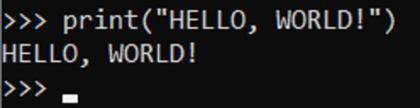
%> input picture data/hello_world.jpg, 420 x 108 px, shrunk from 988 x 255 before the run
$ octave main_1_to_6.m   (GNU Octave 9; MATLAB toolbox functions it lacks are replaced by stand-ins)
%> lines starting %> are read from the running program, lines starting %| are printed output that depends on the picture; in (x1, y1, x2, y2) boxes, pixels count from 0 and x2, y2 are one past the last pixel; in counts of white or black regions, pixels touching at a corner belong together; the program's own positions count from 1
### src/binarize_image.m
function binaryImage = binarize_image(inputImage, threshold)
    % If no threshold is provided, use the default value of 128
    if nargin < 2
        threshold = 128;
    end

    % Check if the image is RGB (i.e., has 3 channels)
    if size(inputImage, 3) == 3
        % Convert RGB image to grayscale
        inputImage = rgb2gray(inputImage);
    end

    % Get image size
    [height, width] = size(inputImage);

    % Initialize the binary image
    binaryImage = zeros(height, width, 'logical');

    % Loop through all the pixels
    for row = 1:height
        for col = 1:width
            % Binarize the pixel based on the threshold
            if inputImage(row, col) > threshold
                binaryImage(row, col) = 1;
            else
                binaryImage(row, col) = 0;
            end
        end
    end
end

### src/thin.m
function thin_image = thin(image, method)
    % Perform skeletonization using the specified method
    switch lower(method)
        case 'lee'
            % Use MATLAB's 'bwmorph' function with the 'thin' option
            thin_image = bwmorph(image, 'thin', Inf);
        case'zhang-suen'
            thin_image = zhangSuenThinning(image);
        otherwise
            error('skeletonize:UnknownMethod', 'Unsupported skeletonization method: %s', method);
    end
end

### src/find_contours.m
% find_contours function
function contours = find_contours(binary_image)
    % Get the size of the image
    [rows, cols] = size(binary_image);

    % Initialize a cell array to store contours
    contours = {};  % Cell array, each cell represents a contour
    contour_count = 1;  % Contour counter

    % Iterate over each pixel in the image
    for i = 2:rows-1
        for j = 2:cols-1
            % If the current pixel is a foreground pixel
            if binary_image(i, j) == 1
                % Check if there is a background pixel around it
                if binary_image(i-1, j) == 0 || binary_image(i+1, j) == 0 || ...
                   binary_image(i, j-1) == 0 || binary_image(i, j+1) == 0 || ...
                   binary_image(i-1, j-1) == 0 || binary_image(i-1, j+1) == 0 || ...
                   binary_image(i+1, j-1) == 0 || binary_image(i+1, j+1) == 0

                    % If it is a boundary point, check if the current contour cell array is initialized
                    if contour_count > length(contours) || isempty(contours{contour_count})
                        contours{contour_count} = [i, j];  % Initialize the contour
                    else
                        contours{contour_count} = [contours{contour_count}; [i, j]];  % Append new point
                    end
                end
            end
        end
    end
end

### src/segmentAndLabelCharacters.m
function labeledImage = segmentAndLabelCharacters(binaryImage)
%检查输入是否为二值图像
if ~islogical(binaryImage)
    error('Input image must be a binary image (logical matrix).');
end


% Label connected components (characters)
[labeledComponents, numComponents] = bwlabel(binaryImage, 4); % 8-connectivity

% Create a colormap with distinct colors for each component
colormap = rand(numComponents, 3); % Generate random RGB colors

% Initialize the labeled image (RGB)
labeledImage = zeros(size(binaryImage, 1), size(binaryImage, 2), 3);

% Assign colors to each component
for i = 1:numComponents
    % Find the pixels belonging to the current component
    [rows, cols] = find(labeledComponents == i);

    % Assign the corresponding color to these pixels
    for j = 1:length(rows)
        labeledImage(rows(j), cols(j), :) = colormap(i, :);
    end
end

% Convert the labeled image to uint8 for display
labeledImage = uint8(labeledImage * 255);


% Display the labeled image (optional)
figure;
imshow(labeledImage);
title('Segmented and Labeled Characters');

end

### main_1_to_6.m
% Add necessary functions
addpath('src');

% Read the original image
imagePath = 'data/hello_world.jpg';
originalImage = imread(imagePath);
%> originalImage is the input picture: size 108x420x3 uint8; mean R, G, B 26.3, 26.2, 26.3

% Display the original image
figure;
imshow(originalImage);
title('Original Image');

% Get image dimensions
[height, width, ~] = size(originalImage);
%> height = 108; width = 420

% Calculate start and end rows for sub-image extraction
startRow = floor(height / 3);
%> startRow = 36
endRow = floor(height * 2 / 3);
%> endRow = 72

% Extract the sub-image
subImage = originalImage(startRow:endRow, :, :);
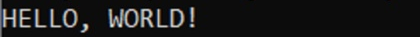
%> subImage: size 37x420x3 uint8; mean R, G, B 25.6, 25.4, 25.6

% Display the sub-image
figure;
imshow(subImage);
title('Sub-Image');

% Save the sub-image
subImagePath = 'results/sub_image.png';
imwrite(subImage, subImagePath);


% Binarize the sub-image
binaryImage = binarize_image(subImage);
%> in binarize_image, `inputImage = rgb2gray(inputImage);`:
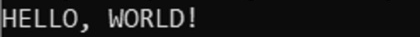
%> inputImage: size 37x420 uint8; min 0, max 236, mean 25.5
%> after the loop in binarize_image, `for row = 1:height`:
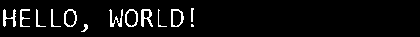
%> binaryImage: size 37x420 logical; 5.4% white in thin lines or dots, all inside (x1, y1, x2, y2) = (3, 8, 194, 32)

% Display the binary image
figure;
imshow(binaryImage);
title('Binary Image');

% Save the binary image
binaryImagePath = 'results/binary_image.png';
imwrite(binaryImage, binaryImagePath);

% Thin the binary image using Lee's algorithm/Zhang-Suen algorithm
thinImage = thin(binaryImage, 'lee');
%> in thin, `thin_image = bwmorph(image, 'thin', Inf);`:
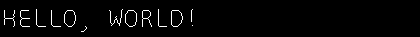
%> thin_image: size 37x420 logical; 2.5% white in thin lines or dots, all inside (x1, y1, x2, y2) = (4, 9, 193, 32)

% Display the skeleton image
figure;
imshow(thinImage);
title('Lee');

% Save the skeleton image
thinImagePath = 'results/thin_image.png';
imwrite(thinImage, thinImagePath);

% Find contours in the binary image
contours = find_contours(binaryImage);
%> after the loop in find_contours, `for i = 2:rows-1`: contours = 1 item
%> contours = 1 item

% Create a figure for displaying the contours
figure;
hold on;

% Set the y-axis to increase downwards to match image coordinates
axis ij;
axis equal;

% Iterate through each contour and plot the points
for k = 1:length(contours)
    contour = contours{k};
    scatter(contour(:, 2), contour(:, 1), 5, 'r', 'filled');
end
%> this loop made 1 pass

% Add title and turn off axes
title('Outline(s) of Characters');
axis off;
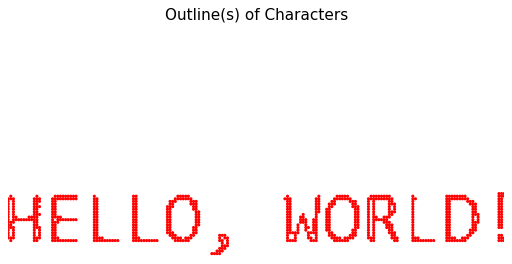
%> figure redrawn from the program's plot data

% Save the outline image
outlineImagePath = 'results/outline_image.png';
saveas(gcf, outlineImagePath);

% Release the hold on the current axes
hold off;

%get labeledImage
labeledImage = segmentAndLabelCharacters(binaryImage);
%> in segmentAndLabelCharacters, `[labeledComponents, numComponents] = bwlabel(binaryImage, 4);`:
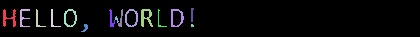
%> labeledComponents: size 37x420 double; 16 distinct labels, from 0 to 15; one colour per label, 0 black
%> in segmentAndLabelCharacters, `[labeledComponents, numComponents] = bwlabel(binaryImage, 4);`: numComponents = 15
%> the loop in segmentAndLabelCharacters, `for i = 1:numComponents` made 15 passes
%> rows on pass 8: [18; 19; 20; 17; 18; 19; 20; 19; 20; 21; 22; 23; 22]
%> (rows, cols) on pass 15: ([25; 26; 27; 25; 26; 27; 26; 27], [192; 192; 192; 193; 193; 193; 194; 194])
%> after the loop in segmentAndLabelCharacters, `for i = 1:numComponents`:
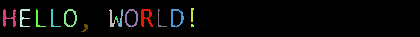
%> labeledImage: size 37x420x3 double; mean R, G, B 0.0327, 0.0315, 0.0286

% Save the labeled image
imshow(labeledImage);
LabeledImagePath = 'results/labeled_image.png';
imwrite(labeledImage, LabeledImagePath);
